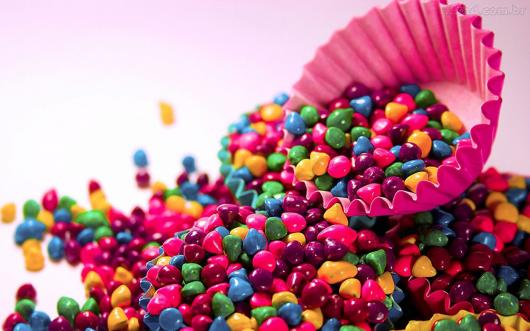
#> input picture imagens/confetes.jpg, 530 x 331 px
$ python main.py
#> lines starting #> are read from the running program, lines starting #| are printed output that depends on the picture; after the words box and inside, x2 and y2 are one past the last pixel; in counts of white or black regions, pixels touching at a corner belong together
#> the answer given: imagens/confetes.jpg
### utils/transformacoes.py
import numpy as np
import matplotlib.image as im

def imagem_to_matriz(nome_file: str) -> np.array:
#> called with nome_file = 'imagens/confetes.jpg'
    matriz_colorida = im.imread(nome_file)
#> matriz_colorida is the input picture: shape (331, 530, 3); mean R, G, B 185.5, 125.8, 141.6
    matriz_8bit = matriz_colorida
    matriz_8bit = matriz_8bit.astype(np.uint16)
    return matriz_8bit

def imagem_to_cinza(matrix_colorida: np.array) -> np.array:
    linhas = matrix_colorida.shape[0]
#> linhas = 331
    colunas = matrix_colorida.shape[1]
#> colunas = 530

    matrix_gray = np.zeros((linhas, colunas))

    for i in range(linhas):
        for j in range(colunas):
            r, g, b = matrix_colorida[i, j]
            matrix_gray[i, j] = int((r + g + b) / 3)
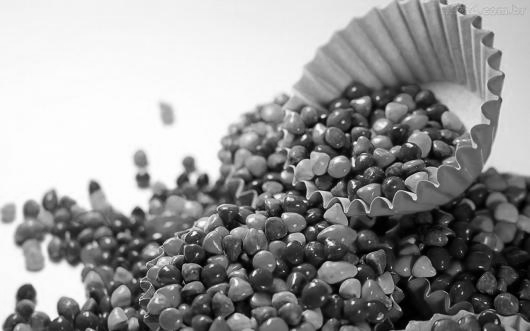
#> matrix_gray: shape (331, 530) float64; min 0, max 255, mean 150.6

    return matrix_gray

### limiarizacao.py
import os
import numpy as np
import matplotlib.pyplot as plt
import utils.transformacoes as tfm
import tkinter as tk
from tkinter import filedialog

# Limpa root do tkinter para não abrir nenhum dialog adicional
root = tk.Tk()
root.withdraw()


def calcular_treshold(histograma, linhas, colunas):
    contador, treshold = 0, 0
    metade = linhas * colunas / 2

    for cor in range(256):
        contador += histograma[cor]
        if (contador + histograma[cor]) > metade:
            treshold = cor
            break;

    return treshold


def calcular_histograma(matriz: np.array):
    histograma = np.zeros(256).astype(int)
    linhas = matriz.shape[0]
#> linhas = 331
    colunas = matriz.shape[1]
#> colunas = 530

    for i in range(linhas):
        for j in range(colunas):
            cor = matriz[i, j]
            cor = int(cor)
            histograma[cor] += 1
#> after the loop, histograma = 256 values, max 11900 at index 253, min 18 at index 255, mean 685.3

    return histograma


def limiarizar(imagem):
    print('Realizando limiarização... \n|######...............|')
    print('|###########..........|')

    # Recebe imagem e transforma em matriz
    matriz_colorida = tfm.imagem_to_matriz(imagem)

    # Transforma imagem em tons de cinza
    matriz_cinza = tfm.imagem_to_cinza(matriz_colorida)

    # Calcula o histograma da matriz em tons de cinza
    histograma = calcular_histograma(matriz_cinza)

    linhas = matriz_cinza.shape[0]
#> linhas = 331
    colunas = matriz_cinza.shape[1]
#> colunas = 530

    # Define threshold
    ## O criterio para definição do treshold é achar o ponto em que divide a quantidade de pixels em duas metades quase iguais, ordenados pela cor
    treshold = calcular_treshold(histograma, linhas, colunas)
#> the loop in calcular_treshold, `for cor in range(256):` made 146 passes
#> contador on passes 1 to 12: 119, 368, 718, 1044, 1327, 1632, 1926, 2246, 2547, 2871, 3203, 3552
#> after the loop in calcular_treshold, `for cor in range(256):`: contador = 87625
#> treshold = 145

    # Limiariza a imagem de acordo com o threshold
    matriz_limiarizada = np.zeros((linhas, colunas))

    for i in range(linhas):
        for j in range(colunas):
            cor = matriz_cinza[i, j]
            if cor < treshold:
                matriz_limiarizada[i, j] = 0
            else:
                matriz_limiarizada[i, j] = 255
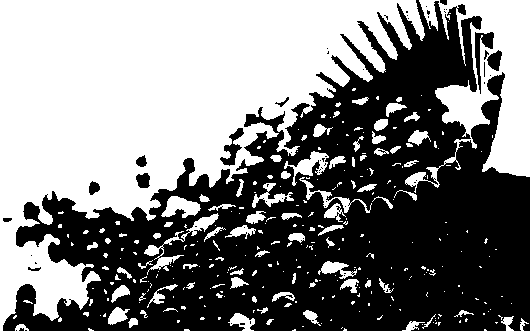
#> matriz_limiarizada: shape (331, 530) float64; 50.4% white; 64 black regions (52 under 20 px), largest, box (x1, y1, x2, y2) and area: (3, 0, 530, 331) 85480, (475, 32, 494, 94) 395, (220, 128, 244, 166) 342

    plt.imshow(matriz_limiarizada, cmap='gray')

    img_limiarizada = str(os.path.basename(imagem)).split('.')[0] + ' (limiarizada)'
    plt.savefig(os.path.join('resultado_preto_branco', img_limiarizada))
    print('|#####################|')
    print('Limiarização realizada! \nImagem salva na pasta: "resultado_preto_branco"')

### utils/procurar_imagem.py
import os
import tkinter as tk
from tkinter import filedialog

# Limpa root do tkinter para não abrir nenhum dialog adicional
root = tk.Tk()
root.withdraw()

def procurar_imagem() -> str:
    arquivo_path = ''
    try:
        arquivo_path = filedialog.askopenfilename()
        print('ARQUIVO ESCOLHIDO:', os.path.basename(arquivo_path), '\n')
    except:
        raise Exception('Ocorreu um erro ao escolher o arquivo! Tente novamente...')

    if arquivo_path == '':
        raise Exception('Você deve escolher um arquivo! Tente novamente...')

    return arquivo_path

### main.py
from limiarizacao import limiarizar
from utils.procurar_imagem import procurar_imagem

def main():
    print('Escolha uma imagem para limiarizar:')
    try:
        imagem_path = procurar_imagem()
        limiarizar(imagem_path)
    except Exception as e:
        print(str(e))

if __name__ == "__main__":
    main()

$ run again, on imagens/vinho.jpg
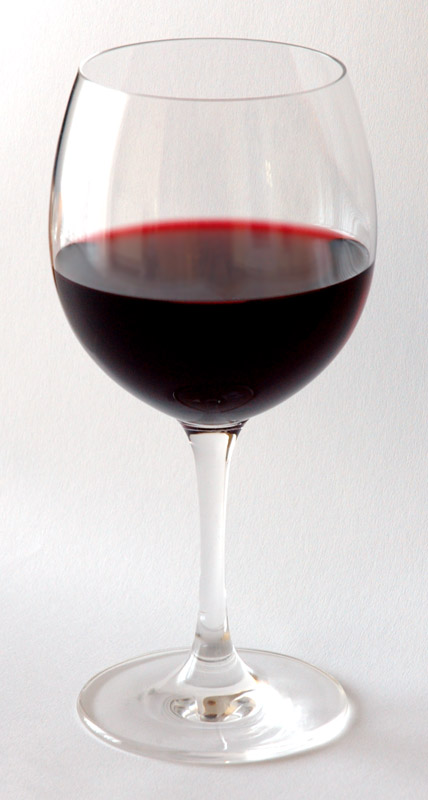
#> input picture imagens/vinho.jpg, 428 x 800 px
#> in imagem_to_matriz, matriz_colorida is the input picture: shape (800, 428, 3); mean R, G, B 205.4, 199.7, 199.5
#> after the loop in imagem_to_cinza, `for i in range(linhas):`:
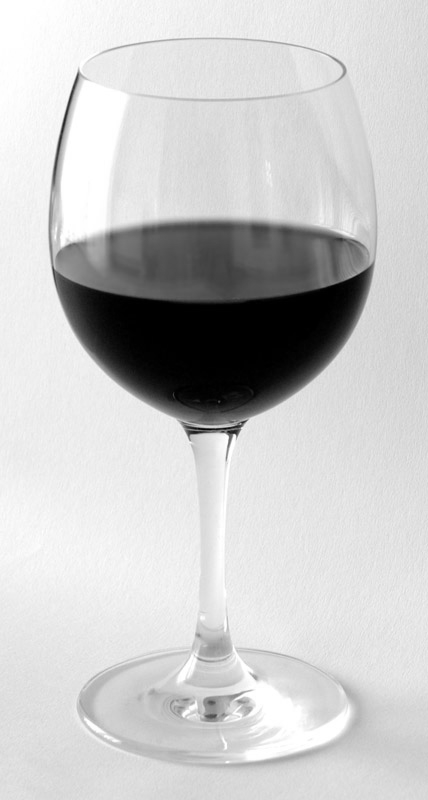
#> matrix_gray: shape (800, 428) float64; min 0, max 255, mean 201.2
#> after the loop in calcular_histograma, `for i in range(linhas):`: histograma = 256 values, max 10031 at index 0, min 83 at index 155, mean 1337.5
#> the loop in calcular_treshold, `for cor in range(256):` made 224 passes
#> contador on passes 1 to 3: 10031, 12713, 14026
#> after the loop in calcular_treshold, `for cor in range(256):`: contador = 167758
#> treshold = 223
#> after the loop in limiarizar, `for i in range(linhas):`:
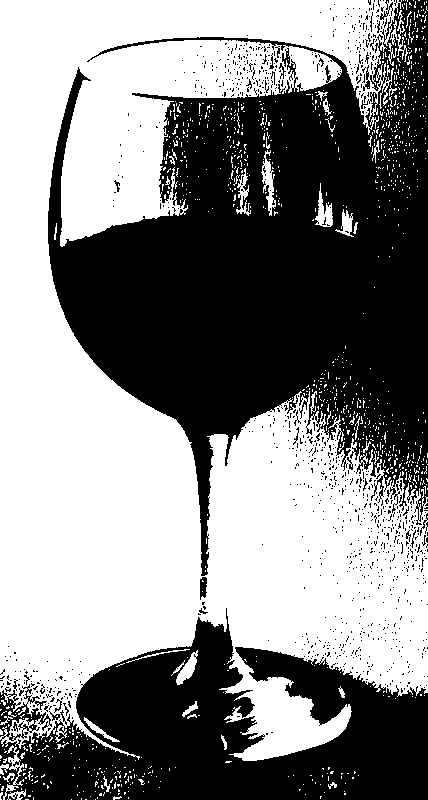
#> matriz_limiarizada: shape (800, 428) float64; 53.1% white; 1019 black regions (988 under 20 px), largest, box (x1, y1, x2, y2) and area: (48, 0, 428, 576) 110486, (0, 608, 428, 800) 46418, (200, 577, 207, 600) 124
